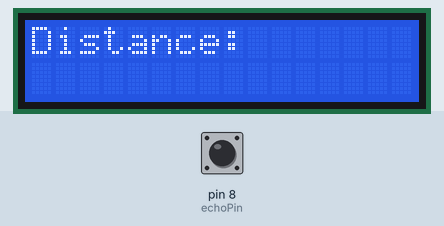
This sketch was run on a simulated Arduino Uno, built with avr-gcc and run on an emulated ATmega328P. Parts: 16×2 character LCD. Inputs (shaded band) come from the test bench; at power-on: pin 8 (echoPin) LOW.

Above: at 0.2 s.
At 1.8 s:
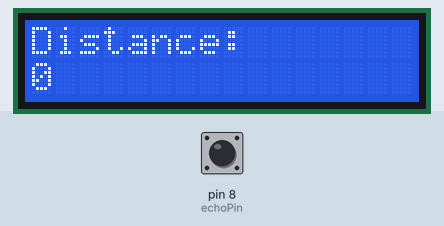
1.9 s: pin 8 (echoPin) pulsed HIGH 2 times (0.12 s each, 0.3 s apart)
At 3.0 s:
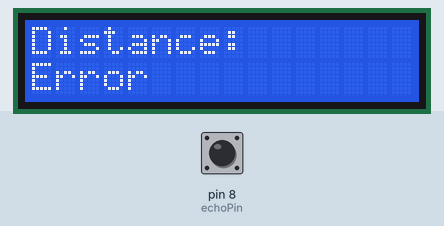
Timing chart, 0 to 4.9 s (numbered marks = the images above; inputs shaded):
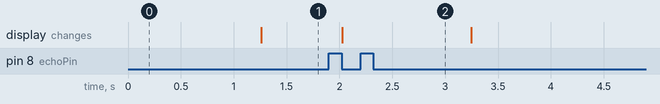

The sketch:

robotTesting_MOTION_SENSOR.ino
```cpp
  #include <Wire.h>
  #include <LiquidCrystal_I2C.h>

  const int trigPin = 7;
  const int echoPin = 8;
  LiquidCrystal_I2C lcd(0x27, 16, 2);
  //define variables

  long duration; // variable for the duration of sound wave travel
  int distance; // variable for the distance measurement

  void setup()
  {
    pinMode(trigPin, OUTPUT); // Sets the trigPin as an OUTPUT
    pinMode(echoPin, INPUT); // Sets the echoPin as an INPUT
    //Serial.begin(9600); // // Serial Communication is starting with 9600 of baudrate speed
    //Serial.println("Ultrasonic Sensor HC-SR04 Test"); // print some text in Serial Monitor
    //Serial.println("with Arduino UNO R3");
    lcd.begin(16,2);
    lcd.init();
    lcd.backlight();
    lcd.setCursor(0,0);
    lcd.print("Distance: ");


  }
  void loop()
  {
    // Clears the trigPin condition
    digitalWrite(trigPin, LOW);
    delay(2);
    // Sets the trigPin HIGH (ACTIVE) for 10 microseconds
    digitalWrite(trigPin, HIGH);
    delayMicroseconds(10);
    delay(100);
    digitalWrite(trigPin, LOW);
    // Reads the echoPin, returns the sound wave travel time in microseconds
    duration = pulseIn(echoPin, HIGH);
    // Calculating the distance
    distance = duration * 0.034 / 2; // Speed of sound wave divided by 2 (go and back)
    // Displays the distance on the Serial Monitor
    /*Serial.print("distance ");
    Serial.println(distance);*/
    lcd.setCursor(0, 1);
    if(distance <=300)
    {
      lcd.print(distance);
      lcd.println("                 ");
    }
    else
    {
      lcd.print("Error");
    }

    delay(100);
  }
```

Measured:
- after the input at 1.9 s, the display: changes after 0.13 s (image 2)
